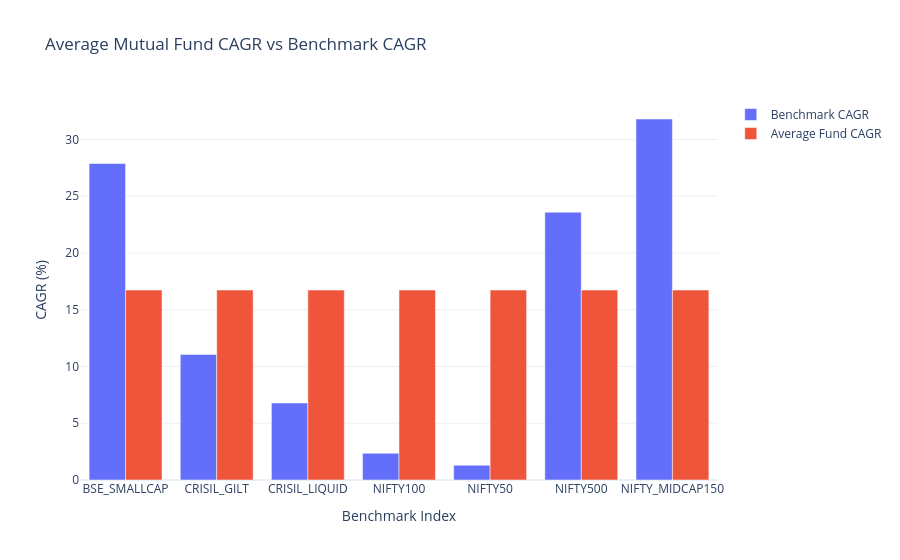

This figure's notebook cell:
### Code cell
# ==========================================================
# Benchmark Comparison Chart
# ==========================================================

import plotly.graph_objects as go

fig = go.Figure()

# Benchmark CAGR
fig.add_bar(
    x=comparison_df["index_name"],
    y=comparison_df["Benchmark CAGR"],
    name="Benchmark CAGR"
)

# Average Mutual Fund CAGR
fig.add_bar(
    x=comparison_df["index_name"],
    y=comparison_df["Average Fund CAGR"],
    name="Average Fund CAGR"
)

fig.update_layout(
    title="Average Mutual Fund CAGR vs Benchmark CAGR",
    xaxis_title="Benchmark Index",
    yaxis_title="CAGR (%)",
    barmode="group",
    template="plotly_white"
)

fig.show()

### Figure 1 — Plotly figure (JSON) as saved in the notebook; plotly's stock layout.template omitted (floating-point values rounded to 4 significant figures)
{"data": [{"name": "Benchmark CAGR", "type": "bar", "x": ["BSE_SMALLCAP", "CRISIL_GILT", "CRISIL_LIQUID", "NIFTY100", "NIFTY50", "NIFTY500", "NIFTY_MIDCAP150"], "y": [27.89, 11.07, 6.789, 2.356, 1.302, 23.59, 31.8]}, {"name": "Average Fund CAGR", "type": "bar", "x": ["BSE_SMALLCAP", "CRISIL_GILT", "CRISIL_LIQUID", "NIFTY100", "NIFTY50", "NIFTY500", "NIFTY_MIDCAP150"], "y": [16.74, 16.74, 16.74, 16.74, 16.74, 16.74, 16.74]}], "layout": {"barmode": "group", "title": {"text": "Average Mutual Fund CAGR vs Benchmark CAGR"}, "xaxis": {"title": {"text": "Benchmark Index"}}, "yaxis": {"title": {"text": "CAGR (%)"}}}}
